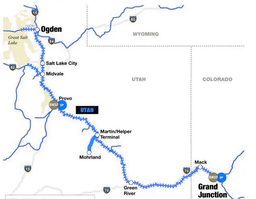
#> input picture kang_plus_lab/images/map/map_pjt.ppm, 256 x 199 px, shrunk from 634 x 494 before the run, found by its file name
$ python cycle_hue.py
#> lines starting #> are read from the running program, lines starting #| are printed output that depends on the picture; after the words box and inside, x2 and y2 are one past the last pixel; in counts of white or black regions, pixels touching at a corner belong together; long printed decimals are rounded
### kang_plus_lab/sub/sub_conversions.py
import numpy as np
import cv2

def rgb_to_lab(rgb_image):
    """
    rgb_image:np.uint8型
    """
    assert rgb_image.dtype == np.uint8, "画像はnp.uint8型である必要があります"

    # 正規化とリニア化
    rgb_image = rgb_image.astype(np.float32) / 255.0
    rgb_linear = np.where(rgb_image > 0.04045, ((rgb_image + 0.055) / 1.055) ** 2.4, rgb_image / 12.92)

    # RGBからXYZへの変換
    mat_rgb_to_xyz = np.array([
        [0.4124564, 0.3575761, 0.1804375],
        [0.2126729, 0.7151522, 0.0721750],
        [0.0193339, 0.1191920, 0.9503041]
    ])
    xyz = np.dot(rgb_linear, mat_rgb_to_xyz.T)

    # XYZからL*a*b*への変換
    xyz /= np.array([0.95047, 1.00000, 1.08883])
    xyz = np.where(xyz > (6/29) ** 3, xyz ** (1/3), (xyz * (29/6) ** 2 + 16/116) * 3/29)
    L = 116 * xyz[:, :, 1] - 16
    a = 500 * (xyz[:, :, 0] - xyz[:, :, 1])
    b = 200 * (xyz[:, :, 1] - xyz[:, :, 2])

    lab_image = np.stack([L, a, b], axis=-1)
    return lab_image

def lab_to_rgb(lab_image):
    """
    rgbは[0,1]で返却されます。
    """
    # L*a*b*からXYZへの変換
    y = (lab_image[:, :, 0] + 16) / 116
    x = lab_image[:, :, 1] / 500 + y
    z = y - lab_image[:, :, 2] / 200
    xyz = np.stack([x, y, z], axis=-1)

    xyz = np.where(xyz > 6/29, xyz ** 3, 3 * (6/29) ** 2 * (xyz - 4/29))
    xyz *= np.array([0.95047, 1.00000, 1.08883])

    # XYZからリニアRGBへの変換
    mat_xyz_to_rgb = np.array([
        [ 3.2404542, -1.5371385, -0.4985314],
        [-0.9692660,  1.8760108,  0.0415560],
        [ 0.0556434, -0.2040259,  1.0572252]
    ])
    rgb_linear = np.dot(xyz, mat_xyz_to_rgb.T)

    # print(rgb_linear)

    # NaNをゼロに置き換え
    rgb_linear = np.nan_to_num(rgb_linear)

    # 負の値をゼロに置き換え
    rgb_linear = np.where(rgb_linear < 0, 0, rgb_linear)

    # リニアRGBからsRGBへのガンマ補正
    rgb = np.where(rgb_linear > 0.0031308, 1.055 * (rgb_linear ** (1/2.4)) - 0.055, 12.92 * rgb_linear)

    return rgb

### kang_plus_lab/sub/cycle_hue.py
import numpy as np
from sub_conversions import *
import cv2

def clip_lab_within_rgb_gamut(lab_image, step=1):
    """
    Lab色空間の画像をRGB色空間に収まるように調整する。
    この際、L（明度）とh（色相）を保持し、C（彩度）のみを調整する。

    引数:
    lab_image (numpy.ndarray): Lab色を表す画像配列。
    step (int): Cを減少させる際のステップサイズ。

    戻り値:
    numpy.ndarray: 調整されたLab画像。
    """
    # 画像の高さ、幅、チャンネル数を取得
    height, width, channels = lab_image.shape

    # 出力用のLab画像を初期化
    clipped_lab_image = np.copy(lab_image)

    for i in range(height):
        for j in range(width):
            L, a, b = lab_image[i, j]

            # 初期のC（彩度）とh（色相）を計算
            C = np.sqrt(a**2 + b**2)
            h = np.degrees(np.arctan2(b, a))

            # LabからRGBへ変換
            lab_color_reshaped = np.array([L, a, b], dtype=np.float32).reshape(1, 1, 3)
            rgb_color = lab_to_rgb(lab_color_reshaped)

            # Cを減少させながらRGB色空間内に収まるかチェック
            while not np.all((rgb_color >= 0) & (rgb_color <= 1)):
                C -= step
                if C < 0:
                    C = 0
                    break

                a = C * np.cos(np.radians(h))
                b = C * np.sin(np.radians(h))
                lab_color_reshaped = np.array([L, a, b], dtype=np.float32).reshape(1, 1, 3)
                rgb_color = lab_to_rgb(lab_color_reshaped)

            # 調整されたLab値を出力画像に設定
            clipped_lab_image[i, j] = np.array([L, a, b], dtype=np.float32)

    return clipped_lab_image

def check_gamut(lab_image):
    """
    Lab色空間の画像内の色がRGB色空間内に収まるかをチェックし、
    収まらない場合は赤色に変換する。

    引数:
    lab_image (numpy.ndarray): Lab色を表す画像配列。

    戻り値:
    numpy.ndarray: 調整されたLab色の画像。
    """
    # 出力用のLab画像を初期化
    adjusted_lab_image = np.copy(lab_image)

    # RGBに変換
    rgb_image = lab_to_rgb(lab_image)

    # RGB範囲外の場合は赤色に変換
    out_of_gamut = ~((rgb_image >= 0) & (rgb_image <= 1.1)).all(axis=-1)

    # 範囲外の画素の元のRGB値と変換後のRGB値を記録
    out_of_gamut_indices = np.where(out_of_gamut)
    for idx in zip(*out_of_gamut_indices):
        original_rgb = rgb_image[idx]
        adjusted_lab_image[idx] = np.array([53, 80, 67], dtype=np.float32)  # 赤色のLab値
        adjusted_rgb = lab_to_rgb(adjusted_lab_image[idx].reshape(1, 1, 3)).flatten()
        print(f"飛び出した画素: 位置 {idx}, 元のRGB値 {original_rgb}, 変換後のRGB値 {adjusted_rgb}")

    return adjusted_lab_image

def rotate_hue_lab(lab_color, angle):
    """
    LAB色空間において、指定した角度だけ色相（h）を回転させる。

    引数:
    lab_color (numpy.ndarray): Lab色を表す配列。
    angle (float): 回転させる角度（度単位）。

    戻り値:
    numpy.ndarray: 色相が回転されたLab色。
    """
    l = lab_color[:, 0]
    a = lab_color[:, 1]
    b = lab_color[:, 2]

    h = np.degrees(np.arctan2(b, a))  # 現在の色相を計算
    h_rotated = (h + angle) % 360  # 角度を加え、360度で割った余りを取る

    # 回転した色相で新しいaとbを計算
    C = np.sqrt(a**2 + b**2)
    a_rotated = C * np.cos(np.radians(h_rotated))
    b_rotated = C * np.sin(np.radians(h_rotated))

    return np.stack([l, a_rotated, b_rotated], axis=-1)

if __name__ == "__main__":
    # 画像の読み込み
    image = cv2.imread('/Users/hiyori/kang_plus_lab/images/map_pjt.ppm')
#> image is the input picture: shape (199, 256, 3); mean B, G, R 246.1, 244.1, 242.7

    rgb_image = cv2.cvtColor(image, cv2.COLOR_BGR2RGB)

    height, width, channels = image.shape
#> height = 199; width = 256; channels = 3
    N = height * width
#> N = 50944

    lab_image = rgb_to_lab(rgb_image)
#> in rgb_to_lab, `rgb_linear = np.where(rgb_image > 0.04045, ((rgb_image + 0.055) / 1.05..`:
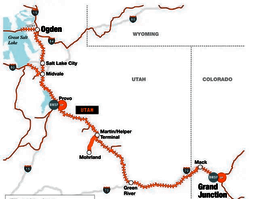
#> rgb_linear: shape (199, 256, 3) float32; mean of channels 0, 1, 2 0.924, 0.928, 0.939; drawn as B, G, R
#> in rgb_to_lab, `xyz = np.dot(rgb_linear, mat_rgb_to_xyz.T)`:
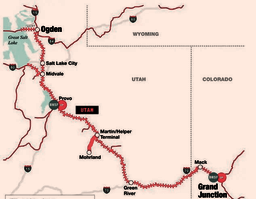
#> xyz: shape (199, 256, 3) float64; mean of channels 0, 1, 2 0.882, 0.928, 1.02; drawn with min black and max white
#> in rgb_to_lab, `b = 200 * (xyz[:, :, 1] - xyz[:, :, 2])`:
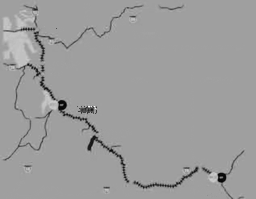
#> b: shape (199, 256) float64; min -76.56, max 45.96, mean -1.2; drawn with min black and max white

    flat_lab_image = lab_image.reshape(N, 3)

    rotated_lab = rotate_hue_lab(flat_lab_image, 180)

    cliped_lab = clip_lab_within_rgb_gamut(rotated_lab.reshape(height, width, 3))
#> in clip_lab_within_rgb_gamut, `clipped_lab_image = np.copy(lab_image)`:
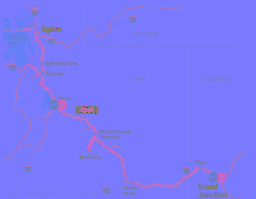
#> clipped_lab_image: shape (199, 256, 3) float64; mean of channels 0, 1, 2 96, -0.2, 1.2; drawn with min black and max white

    check_gamut(rotated_lab.reshape(height, width, 3))
#> in check_gamut, `rgb_image = lab_to_rgb(lab_image)`:
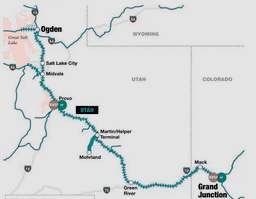
#> rgb_image: shape (199, 256, 3) float64; mean of channels 0, 1, 2 0.958, 0.957, 0.949; drawn with min black and max white
#> in check_gamut, `out_of_gamut = ~((rgb_image >= 0) & (rgb_image <= 1.1)).all(axis=-1)`:
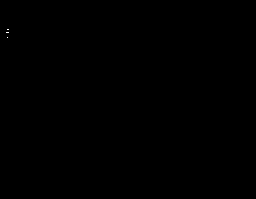
#> out_of_gamut: shape (199, 256) bool; 0.01% white in thin lines or dots, all inside (x1, y1, x2, y2) = (6, 29, 9, 38)
#> the loop in check_gamut, `for idx in zip(*out_of_gamut_indices):` made 6 passes
#> idx on passes 1 to 6: (29, 7), (29, 8), (32, 6), (32, 7), (32, 8), (37, 7)
#| 飛び出した画素: 位置 (29, 7), 元のRGB値 [0.8998 0.9589 1.114], 変換後のRGB値 [0.9963 0.         0.        ]
#| 飛び出した画素: 位置 (29, 8), 元のRGB値 [0.9182 0.9647 1.105], 変換後のRGB値 [0.9963 0.         0.        ]
#| 飛び出した画素: 位置 (32, 6), 元のRGB値 [0.8982 0.9558 1.103], 変換後のRGB値 [0.9963 0.         0.        ]
#| 飛び出した画素: 位置 (32, 7), 元のRGB値 [0.9066  0.961  1.116], 変換後のRGB値 [0.9963 0.         0.        ]
#| 飛び出した画素: 位置 (32, 8), 元のRGB値 [0.9182 0.9647 1.105], 変換後のRGB値 [0.9963 0.         0.        ]
#| 飛び出した画素: 位置 (37, 7), 元のRGB値 [0.9365 0.9681 1.100], 変換後のRGB値 [0.9963 0.         0.        ]
#> after the loop in check_gamut, `for idx in zip(*out_of_gamut_indices):`: adjusted_lab_image: shape (199, 256, 3) float64; 0.01% of pixels changed, all inside (x1, y1, x2, y2) = (6, 29, 9, 38)

    rgb_out = lab_to_rgb(cliped_lab)
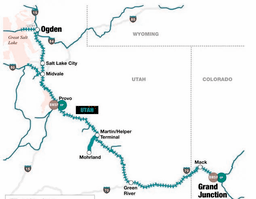
#> rgb_out: shape (199, 256, 3) float64; mean of channels 0, 1, 2 0.958, 0.957, 0.948; drawn with min black and max white
    rgb_out = (rgb_out * 255).astype(np.uint8)

    img_out = cv2.cvtColor(rgb_out, cv2.COLOR_RGB2BGR)

    # 回転された画像を表示
    cv2.imwrite('/Users/hiyori/kang_plus_lab/images/map_pjt_rev.ppm', img_out)
    cv2.imshow('map', img_out)
    cv2.waitKey(0)
    cv2.destroyAllWindows()
